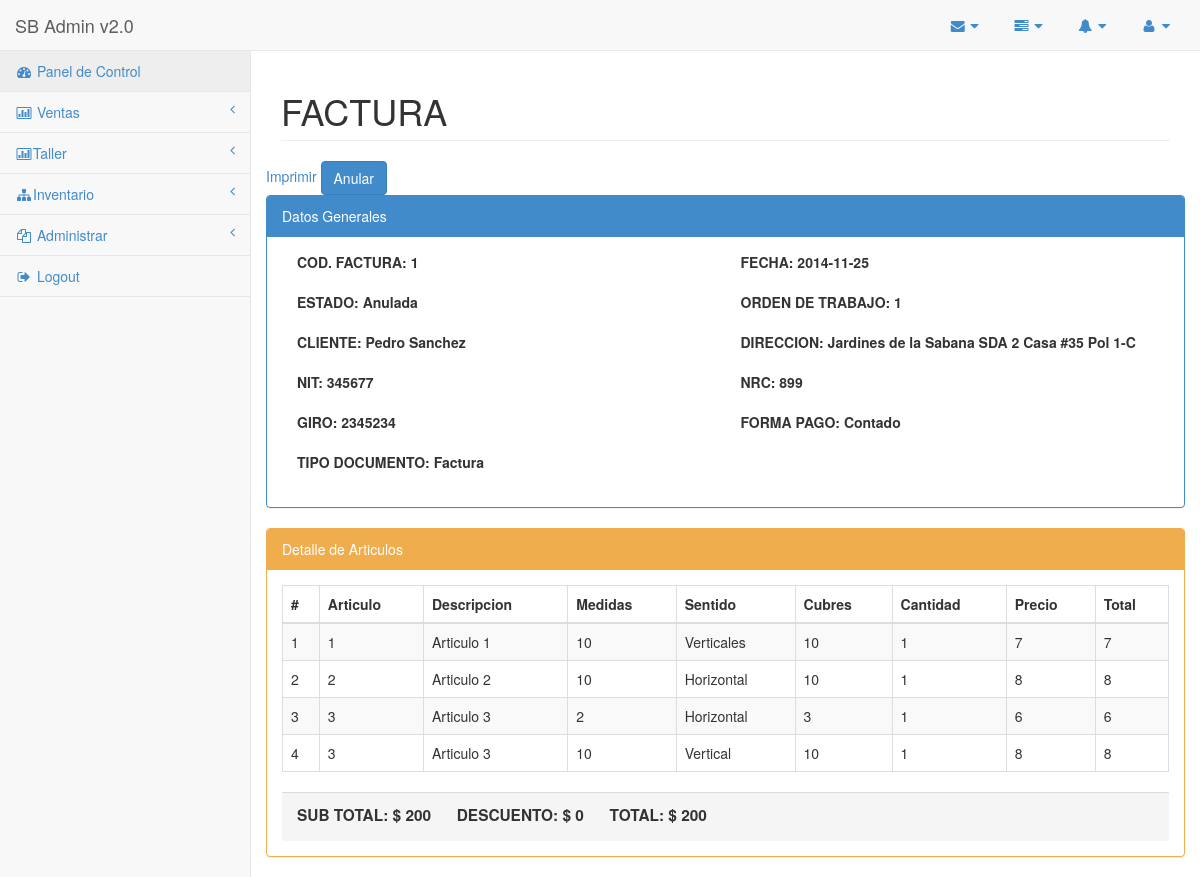
Page /factura.php?id_factura=1 on the committed database.
### tables this page shows
CREATE TABLE IF NOT EXISTS `factura` (
  `id_factura` int(11) NOT NULL,
  `fecha_factura` date NOT NULL,
  `fecha_creacion` date NOT NULL,
  `direccion_factura` varchar(50) NOT NULL,
  `direccion_instalacion` varchar(50) NOT NULL,
  `nit` varchar(25) NOT NULL,
  `ncr` varchar(25) NOT NULL,
  `giro` varchar(25) NOT NULL,
  `sub_total` decimal(10,0) NOT NULL,
  `descuento` int(11) NOT NULL,
  `monto_descuento` decimal(10,0) NOT NULL,
  `total` decimal(10,0) NOT NULL,
  `fa_estado` int(11) NOT NULL,
  `id_cliente` int(11) NOT NULL,
  `id_tipo_doc` int(11) NOT NULL,
  `id_orden` int(11) NOT NULL,
  `id_forma_pago` int(11) NOT NULL,
  PRIMARY KEY (`id_factura`)
);

CREATE TABLE IF NOT EXISTS `factura_estado` (
  `id_estado` int(11) NOT NULL,
  `descripcion` varchar(20) NOT NULL,
  PRIMARY KEY (`id_estado`)
);

CREATE TABLE IF NOT EXISTS `tipo_documento` (
  `id_tipo_documento` int(11) NOT NULL,
  `descripcion` varchar(20) NOT NULL,
  PRIMARY KEY (`id_tipo_documento`)
);

CREATE TABLE IF NOT EXISTS `forma_pago` (
  `id_forma_pago` int(11) NOT NULL,
  `descripcion` varchar(20) NOT NULL,
  PRIMARY KEY (`id_forma_pago`)
);

CREATE TABLE IF NOT EXISTS `factura_detalle` (
  `id_detalle_factura` int(11) NOT NULL,
  `medidas` varchar(10) NOT NULL,
  `sentido` varchar(10) NOT NULL,
  `cubres` varchar(10) NOT NULL,
  `cantidad` int(11) NOT NULL,
  `precio` decimal(10,0) NOT NULL,
  `total` decimal(10,0) NOT NULL,
  `id_factura` int(11) NOT NULL,
  `id_articulo` int(11) NOT NULL,
  PRIMARY KEY (`id_detalle_factura`)
);

CREATE TABLE IF NOT EXISTS `articulo_ter` (
  `id_articulo` int(11) NOT NULL,
  `descripcion` varchar(20) NOT NULL,
  `min_stock` int(11) NOT NULL,
  `estado` char(3) NOT NULL,
  `fecha_crea` datetime NOT NULL,
  `cant_per_unit` int(11) NOT NULL,
  `disponible_web` char(2) NOT NULL,
  `id_categoria` int(11) NOT NULL,
  `imagen` varchar(50) DEFAULT NULL,
  PRIMARY KEY (`id_articulo`)
);

### clases/factura.class.php (called while the page is built, shortened)
<?php
    class ccfactura{
		public function encabezado($id_fac){
        $query="select Id_Factura,Fecha_Factura, estado.Descripcion as estado,Id_Orden,
        concat_ws(' ',  primer_nombre,
        primer_apellido) as cliente
        , factura.nit,
        factura.direccion_instalacion direccion, factura.NCR, factura.giro,
        forma_pago.descripcion as forma_pago, tipo_documento.descripcion as tipo_documento,
        Sub_Total, Descuento,total,id_orden
        from factura
        inner join
        factura_estado as estado on factura.fa_estado= estado.ID_ESTADO
        inner join
        cliente on factura.id_cliente = cliente.id_cliente
        inner join
        forma_pago on  factura.ID_FORMA_PAGO=forma_pago.id_forma_pago
        inner join
        tipo_documento on  factura.id_tipo_doc =  tipo_documento.Id_Tipo_Documento
        where id_factura ='". $id_fac ."'" ;
        $rs=mysql_query($query);
        $array=array();
        while($fila=mysql_fetch_assoc($rs)){
          $array[]=$fila;
        }
             return $array;
        }
        public function detalle($id_fac){
        $query="select fd.id_articulo, at.DESCRIPCION,
        medidas,sentido,CUBRES,CANTIDAD,PRECIO,TOTAL
        from factura_detalle fd
        inner join
        articulo_ter at on fd.id_articulo= at.id_articulo
        where id_factura ='". $id_fac ."'" ;
        $rs=mysql_query($query);
        $array=array();
        while($fila=mysql_fetch_assoc($rs)){
          $array[]=$fila;
        }
             return $array;
        }
}
?>

### factura.php (the view, shortened to what this page needs)
<?php
$fac=new ccfactura();
if(!empty($_GET['id_factura']))
  $id_factura= $fac->id_factura=$_GET['id_factura'];
  else
  $id_factura ="";
$arrfac = $fac->encabezado($id_factura);
?>
<!DOCTYPE html>
<html lang="en">
<head>
    <link href="css/bootstrap.min.css" rel="stylesheet">
    <link href="css/plugins/metisMenu/metisMenu.min.css" rel="stylesheet">
    <link href="css/plugins/dataTables.bootstrap.css" rel="stylesheet">
    <link href="css/sb-admin-2.css" rel="stylesheet">
    <link href="font-awesome-4.1.0/css/font-awesome.min.css" rel="stylesheet" type="text/css">
</head>
<body>
    <div id="wrapper">
        <nav class="navbar navbar-default navbar-static-top" role="navigation" style="margin-bottom: 0">
            <div class="navbar-header">
                <a class="navbar-brand" href="index.html">SB Admin v2.0</a>
            </div>
            <ul class="nav navbar-top-links navbar-right">
                <li class="dropdown">
                    <a class="dropdown-toggle" data-toggle="dropdown" href="#">
                        <i class="fa fa-envelope fa-fw"></i>  <i class="fa fa-caret-down"></i>
                    </a>
                </li>
                <li class="dropdown">
                    <a class="dropdown-toggle" data-toggle="dropdown" href="#">
                        <i class="fa fa-tasks fa-fw"></i>  <i class="fa fa-caret-down"></i>
                    </a>
                </li>
                <li class="dropdown">
                    <a class="dropdown-toggle" data-toggle="dropdown" href="#">
                        <i class="fa fa-bell fa-fw"></i>  <i class="fa fa-caret-down"></i>
                    </a>
                </li>
                <li class="dropdown">
                    <a class="dropdown-toggle" data-toggle="dropdown" href="#">
                        <i class="fa fa-user fa-fw"></i>  <i class="fa fa-caret-down"></i>
                    </a>
                </li>
            </ul>
  <div class="navbar-default sidebar" role="navigation">
                <div class="sidebar-nav navbar-collapse">
                    <ul class="nav" id="side-menu">
                        <li>
                            <a class="active" href="index.php"><i class="fa fa-dashboard fa-fw"></i> Panel de Control</a>
                        </li>
                        <li>
                            <a href="index.php"><i class="fa fa-bar-chart-o fa-fw"></i> Ventas<span class="fa arrow"></span></a>
                        </li>
						<li>
                            <a href="index.php"><i class="fa fa-bar-chart-o fa-fw"></i>Taller<span class="fa arrow"></span></a>
                        </li>
                        <li>
                            <a href="index.php"><i class="fa fa-sitemap fa-fw"></i>Inventario<span class="fa arrow"></span></a>
                        </li>
                        <li>
                            <a href="index.php"><i class="fa fa-files-o fa-fw"></i> Administrar<span class="fa arrow"></span></a>
                        </li>
						 <li><a href="logout.php"><i class="fa fa-sign-out fa-fw"></i> Logout</a>
                        </li>
                    </ul>
                </div>
            </div>
        </nav>
        <div id="page-wrapper">
            <div class="row">
                <div class="col-lg-12">
                    <h1 class="page-header">FACTURA</h1>
                </div>
            </div>
            <div class="row">
                    <form>
                    <?php
                     $url = "Rep_Factura.php?id_factura=". $_GET['id_factura'];
                     echo "<a href='".$url."' target='_blank'>Imprimir</a>";
                      ?>
                    <button type="button"  onclick="realizaProceso();return false;"class="btn btn-primary">Anular</button>
                    </form>
			</div>
            <div class="row">
                    <div class="panel panel-primary">
                        <div class="panel-heading">
                            Datos Generales
                        </div>
                          <div class="panel-body" >
                            <div class="col-lg-6">
                                 <div class="form-group">
                                     <label>COD. FACTURA: <?php foreach($arrfac as $ci){ echo " {$ci['Id_Factura']} " ; };  ?></label>
                                 </div>
                                   <div class="form-group">
                                     <label>ESTADO:<?php foreach($arrfac as $ci){ echo " {$ci['estado']} " ; };  ?></label>
                                 </div>
                                 <div class="form-group">
                                     <label>CLIENTE:<?php foreach($arrfac as $ci){ echo " {$ci['cliente']} " ; };  ?></label>
                                 </div>
                                 <div class="form-group">
                                     <label>NIT:<?php foreach($arrfac as $ci){ echo " {$ci['nit']} " ; };  ?></label>
                                 </div>
                                  <div class="form-group">
                                     <label>GIRO:<?php foreach($arrfac as $ci){ echo " {$ci['giro']} " ; };  ?></label>
                                 </div>
                                  <div class="form-group">
                                     <label>TIPO DOCUMENTO:<?php foreach($arrfac as $ci){ echo " {$ci['tipo_documento']} " ; };  ?></label>
                                 </div>
                            </div>
							<div class="col-lg-6">
								<div class="form-group">
                                    <label>FECHA:<?php foreach($arrfac as $ci){ echo " {$ci['Fecha_Factura']} " ; };  ?></label>
                                </div>
                                <div class="form-group">
                                    <label>ORDEN DE TRABAJO:<?php foreach($arrfac as $ci){ echo " {$ci['Id_Orden']} " ; };  ?></label>
                                </div>
                                <div class="form-group">
                                    <label>DIRECCION:<?php foreach($arrfac as $ci){ echo " {$ci['direccion']} " ; };  ?></label>
                                </div>
                                <div class="form-group">
                                    <label>NRC:<?php foreach($arrfac as $ci){ echo " {$ci['NCR']} " ; };  ?></label>
                                </div>
                                 <div class="form-group">
                                    <label>FORMA PAGO:<?php foreach($arrfac as $ci){ echo " {$ci['forma_pago']} " ; };  ?></label>
                                 </div>
                            </div>
						</div>
					</div>
             </div>
            <div class="row">
                    <div class="panel panel-yellow">
                        <div class="panel-heading">
                            Detalle de Articulos
                        </div>
                        <div class="panel-body">
                            <div class="table-responsive">
                                <table class="table table-striped table-bordered table-hover">
                                    <thead>
                                        <tr>
                                            <th>#</th>
                                            <th>Articulo</th>
                                            <th>Descripcion</th>
                                            <th>Medidas</th>
                                            <th>Sentido</th>
                                            <th>Cubres</th>
                                            <th>Cantidad</th>
                                            <th>Precio</th>
                                            <th>Total</th>
                                        </tr>
                                    </thead>
                                    <tbody>
                                       <?php
									$arrdet=$fac->detalle($id_factura);
                                    $contador=1;
									foreach($arrdet as $de){
									echo "
										<tr>
											<td>{$contador}</td>
											<td>{$de['id_articulo']}</td>
											<td>{$de['DESCRIPCION']}</td>
											<td>{$de['medidas']}</td>
											<td>{$de['sentido']}</td>
											<td>{$de['CUBRES']}</td>
											<td>{$de['CANTIDAD']}</td>
											<td>{$de['PRECIO']}</td>
											<td>{$de['TOTAL']}</td>
										</tr>";
                                        $contador=$contador+1;
									}
									?>
                                    </tbody>
                                </table>
                            </div>
                             <div class="panel-footer" style="font-size: 110%;">
                                             <label>SUB TOTAL: $ <?php foreach($arrfac as $ci){ echo " {$ci['Sub_Total']} " ; };  ?></label>
                                            &nbsp;&nbsp; &nbsp;&nbsp;<label>DESCUENTO: $ <?php foreach($arrfac as $ci){ echo " {$ci['Descuento']} " ; };  ?></label>
                                             &nbsp;&nbsp; &nbsp;&nbsp;<label>TOTAL: $ <?php foreach($arrfac as $ci){ echo " {$ci['total']} " ; };  ?></label>
                            </div>
                        </div>
                    </div>
			</div>
        </div>
    </div>
</body>
</html>

### css/sb-admin-2.css (style rules this page uses)
body { background-color: #f8f8f8; }
#wrapper { width: 100%; }
#page-wrapper { padding: 0 15px; min-height: 568px; background-color: #fff; }
@media (min-width:768px) { #page-wrapper { position: inherit; margin: 0 0 0 250px; padding: 0 30px; border-left: 1px solid #e7e7e7; } }
.navbar-top-links li { display: inline-block; }
.navbar-top-links li:last-child { margin-right: 15px; }
.navbar-top-links li a { padding: 15px; min-height: 50px; }
.sidebar .sidebar-nav.navbar-collapse { padding-right: 0; padding-left: 0; }
.sidebar ul li { border-bottom: 1px solid #e7e7e7; }
.sidebar ul li a.active { background-color: #eee; }
.sidebar .arrow { float: right; }
.sidebar .fa.arrow:before { content: "\f104"; }
@media (min-width:768px) { .sidebar { z-index: 1; position: absolute; width: 250px; margin-top: 51px; } }
.panel-yellow { border-color: #f0ad4e; }
.panel-yellow .panel-heading { border-color: #f0ad4e; color: #fff; background-color: #f0ad4e; }

### rows in the picture
factura: id_factura "1", factura_estado.descripcion "Anulada", cliente "Pedro Sanchez", nit "345677", giro "2345234", tipo_documento.descripcion "Factura", fecha_factura "2014-11-25", id_orden "1", direccion_instalacion "Jardines de la Sabana SDA 2 Casa #35 Pol 1-C", ncr "899", id_forma_pago.descripcion "Contado", sub_total "200", descuento "0", total "200"
factura_detalle: id_articulo "1", id_articulo.descripcion "Articulo 1", medidas "10", sentido "Verticales", cubres "10", cantidad "1", precio "7", total "7"
factura_detalle: id_articulo "2", id_articulo.descripcion "Articulo 2", medidas "10", sentido "Horizontal", cubres "10", cantidad "1", precio "8", total "8"
factura_detalle: id_articulo "3", id_articulo.descripcion "Articulo 3", medidas "2", sentido "Horizontal", cubres "3", cantidad "1", precio "6", total "6"
factura_detalle: id_articulo "3", id_articulo.descripcion "Articulo 3", medidas "10", sentido "Vertical", cubres "10", cantidad "1", precio "8", total "8"
